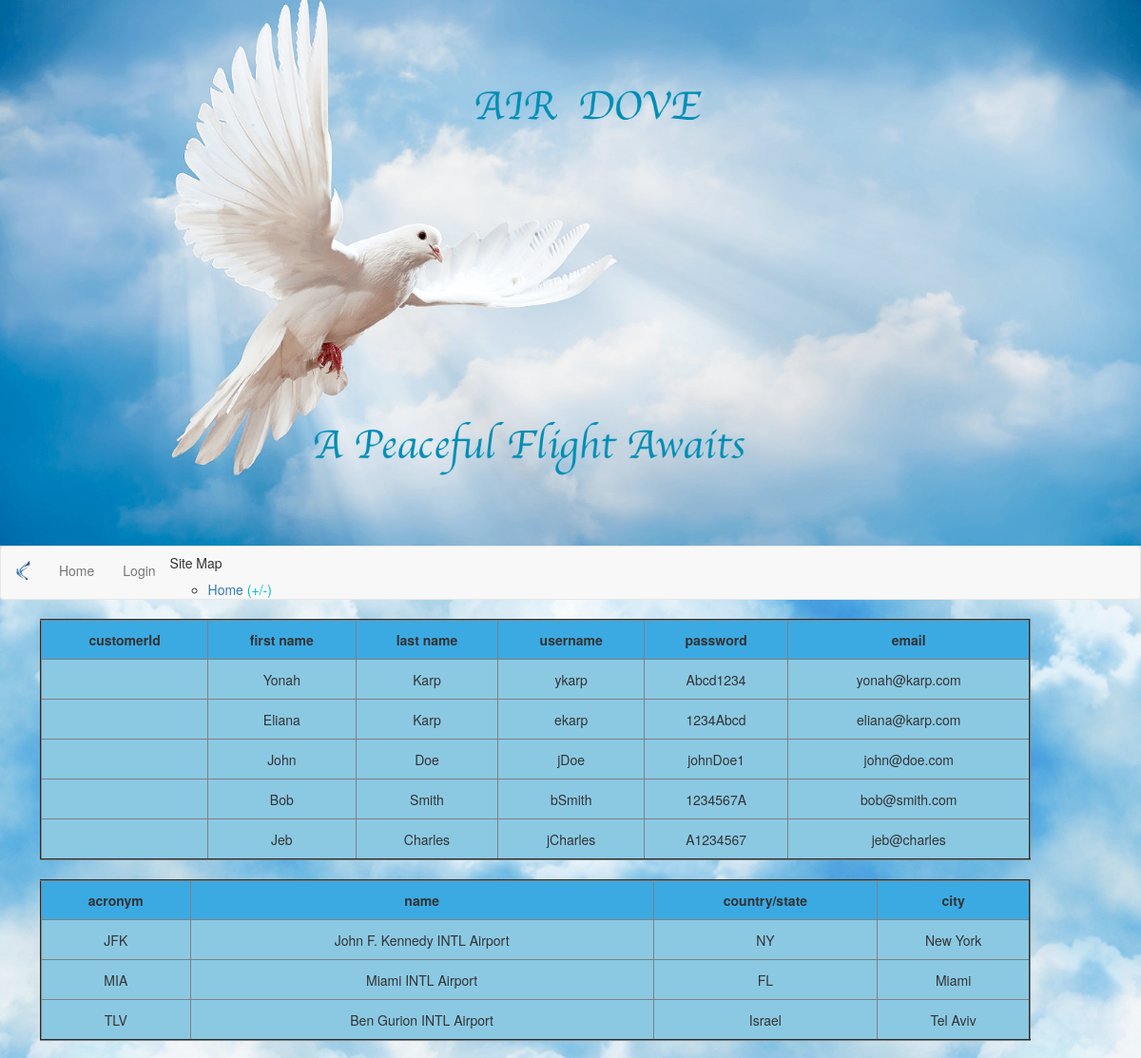
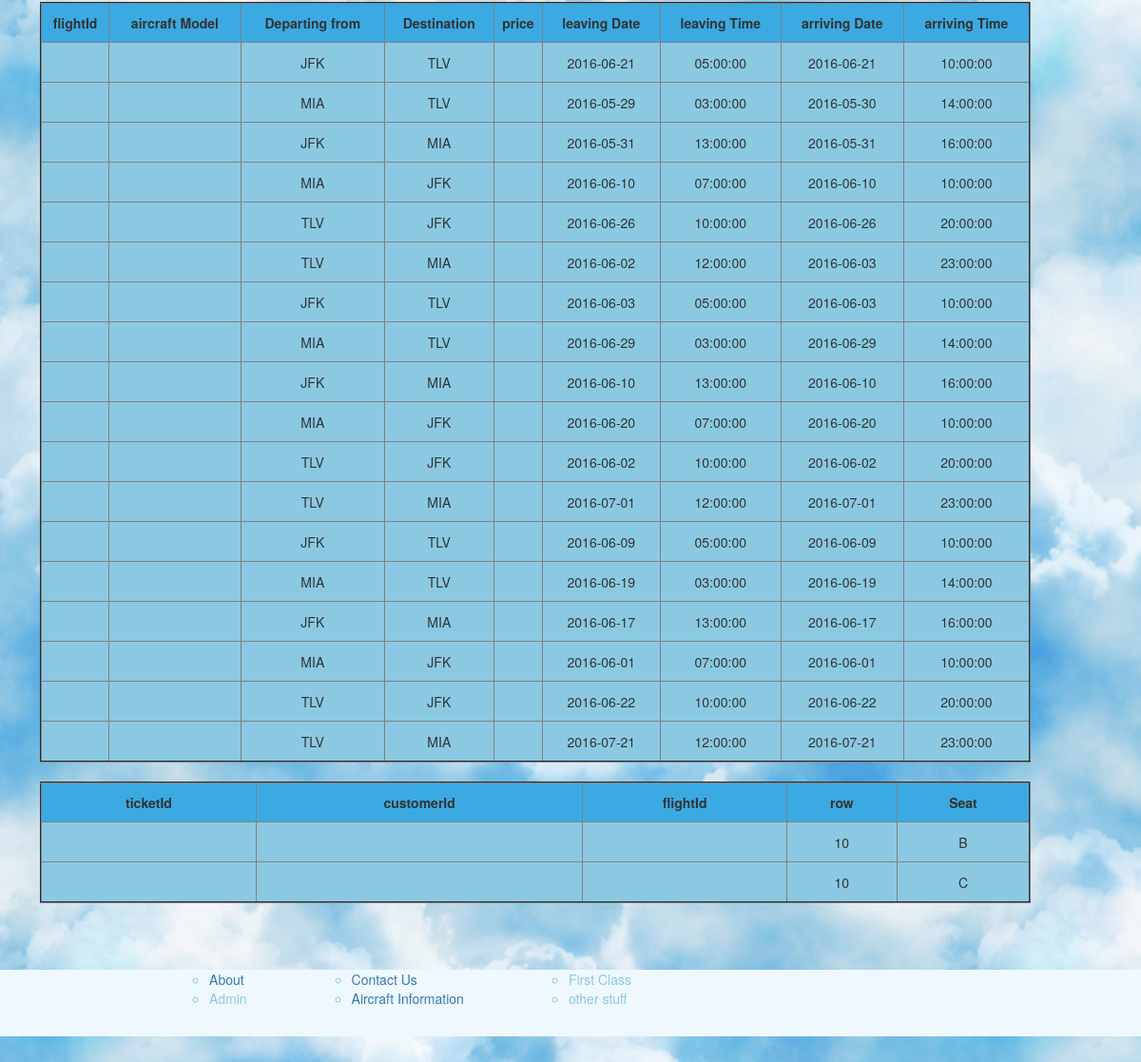
The app's page /admin.php with its own data (2 pictures, top to bottom).
### tables this page shows
CREATE TABLE `customers` (
  `customerID` int(11) NOT NULL,
  `fname` varchar(45) DEFAULT NULL,
  `lname` varchar(45) DEFAULT NULL,
  `username` varchar(45) DEFAULT NULL,
  `pass` varchar(45) DEFAULT NULL,
  `email` varchar(45) DEFAULT NULL,
  PRIMARY KEY (`customerID`)
);

CREATE TABLE `destinations` (
  `acronym` varchar(3) NOT NULL,
  `name` varchar(45) DEFAULT NULL,
  `country_state` varchar(45) DEFAULT NULL,
  `city` varchar(45) DEFAULT NULL,
  PRIMARY KEY (`acronym`)
);

CREATE TABLE `flights` (
  `flightID` int(11) NOT NULL,
  `aircraftModel` varchar(45) DEFAULT NULL,
  `fromLocation` varchar(3) DEFAULT NULL,
  `toLocation` varchar(3) DEFAULT NULL,
  `basePrice` double(16,2) DEFAULT NULL,
  `leavingDate` date DEFAULT NULL,
  `leavingTime` time DEFAULT NULL,
  `arrivingDate` date DEFAULT NULL,
  `arrivingTime` time DEFAULT NULL,
  PRIMARY KEY (`flightID`)
);

CREATE TABLE `tickets` (
  `ticketID` int(11) NOT NULL,
  `customerID` int(11) DEFAULT NULL,
  `flightID` int(11) DEFAULT NULL,
  `rowNumber` int(11) DEFAULT NULL,
  `seatLetter` varchar(1) DEFAULT NULL,
  `class` varchar(20) DEFAULT NULL,
  PRIMARY KEY (`ticketID`)
);

### admin.php (the view, shortened to what this page needs)
<!DOCTYPE html>
<?php
include("./header.php");
$dbhandle = mysqli_connect('localhost', 'root', '', 'Airdove');
?>
<div class="indent">
    <table border="2" class = "tablefull">
        <thead>
        <tr class="tableHead" >
            <th>customerId</th>
            <th>first name</th>
            <th>last name</th>
            <th>username</th>
            <th>password</th>
            <th>email</th>
        </tr>
        </thead>
        <tbody>
<?php
$result = mysqli_query($dbhandle, "Select * from customers");
while($rows = mysqli_fetch_assoc($result)){
?>
        <tr class = tableColumn>
            <td ><?php echo $rows['customerId'] ?> </td>
            <td><?php echo $rows['fname'] ?></td>
            <td><?php echo $rows['lname'] ?></td>
            <td><?php echo $rows['username'] ?></td>
            <td><?php echo $rows['pass'] ?></td>
            <td><?php echo $rows['email'] ?></td>
        </tr>
<?php
}
?>
        </tbody>
    </table>
    <br/>
    <table border="2" class = "tablefull">
        <thead>
        <tr class="tableHead" >
            <th>acronym</th>
            <th>name</th>
            <th>country/state</th>
            <th>city</th>
        </tr>
        </thead>
        <tbody>
<?php
$result = mysqli_query($dbhandle, "Select * from destinations");
while($rows = mysqli_fetch_assoc($result)){
?>
            <tr class = tableColumn>
                <td ><?php echo $rows['acronym'] ?> </td>
                <td><?php echo $rows['name'] ?></td>
                <td><?php echo $rows['country_state'] ?></td>
                <td><?php echo $rows['city'] ?></td>
            </tr>
<?php
}
?>
        </tbody>
    </table>
    <br/>
    <table border="2" class = "tablefull">
        <thead>
        <tr class="tableHead" >
            <th>flightId</th>
            <th>aircraft Model</th>
            <th>Departing from</th>
            <th>Destination</th>
            <th>price</th>
            <th>leaving Date</th>
            <th>leaving Time</th>
            <th>arriving Date</th>
            <th>arriving Time</th>
        </tr>
        </thead>
        <tbody>
        <?php
        $result = mysqli_query($dbhandle, "Select * from flights");
        while($rows = mysqli_fetch_assoc($result)){
            ?>
            <tr class = tableColumn>
                <td ><?php echo $rows['flightId'] ?> </td>
                <td><?php echo $rows['airCraftModel'] ?></td>
                <td><?php echo $rows['fromLocation'] ?></td>
                <td><?php echo $rows['toLocation'] ?></td>
                <td><?php echo $rows['price'] ?></td>
                <td><?php echo $rows['leavingDate'] ?></td>
                <td><?php echo $rows['leavingTime'] ?></td>
                <td><?php echo $rows['arrivingDate'] ?></td>
                <td><?php echo $rows['arrivingTime'] ?></td>
            </tr>
<?php
}
?>
        </tbody>
    </table>
    <br/>
    <table border="2" class = "tablefull">
        <thead>
        <tr class="tableHead" >
            <th>ticketId</th>
            <th>customerId</th>
            <th>flightId</th>
            <th>row</th>
            <th>Seat</th>
        </tr>
        </thead>
        <tbody>
        <?php
        $result = mysqli_query($dbhandle, "Select * from tickets");
        while($rows = mysqli_fetch_assoc($result)){
            ?>
            <tr class = tableColumn>
                <td ><?php echo $rows['ticketId'] ?> </td>
                <td><?php echo $rows['customerId'] ?></td>
                <td><?php echo $rows['flightId'] ?></td>
                <td><?php echo $rows['rowNumber'] ?></td>
                <td><?php echo $rows['seatLetter'] ?></td>
            </tr>
<?php
}
?>
        </tbody>
    </table>
</div>
<?php
include("./footer.php");
?>

### header.php (shortened to what this page needs)
<!DOCTYPE html>
<html lang='en'>
    <head>\n"
        <link rel='stylesheet' href='http://maxcdn.bootstrapcdn.com/bootstrap/3.3.5/css/bootstrap.min.css'>
        <link rel="stylesheet" href="jquery-ui.min.css">
        <link rel='stylesheet' href='stylesheet.css'>
    </head>
    <body>
        <img id='overHeader' src='img/AirDove.png'>
        <div id= "header">
            <nav class="navbar navbar-default">
            <div id="navbar-header">
                <img class="navbar-brand" src="img/Logo.png">
            </div>
            <div class="collapse navbar-collapse">
                <ul class="nav navbar-nav">
                    <li><a class = "a" href="./Index.php">Home</a></li>
                    <li><a class = "a" href="./login.php">Login</a></li>
                    <li>
                        <?php include("./siteMap.php")?>
                    </li>
                </ul>
            </div>
            </nav>
        </div>

### siteMap.php (shortened to what this page needs)
<!DOCTYPE html>
<div>
    <h5>Site Map</h5>
    <UL>
        <li ><a href="Index.php">Home  </a><a class="siteMap">(+/-)</a></li>
    </UL>
</div>

### footer.php
<?php
echo '<div id ="footer">';
echo    '<ul>';
echo        '<ul>';
echo            '<li><a href="about.php">About</a></li>';
if(isset($_COOKIE['userId'])){
    if($_COOKIE['userId'] == 0){
        echo            '<li><a id ="admin" href="admin.php">Admin</a></li>';
    }else
        echo            '<li>Admin</li>';
}else
    echo            '<li>Admin</li>';
echo        '</ul>';
echo        '<ul>';
echo            '<li><a href="Contact Us.php">Contact Us</a></li>';
echo            '<li><a href="aircraft info.php">Aircraft Information</a></li>';
echo        '</ul>';
echo        '<ul>';
echo            '<li>First Class</li>';
echo            '<li>other stuff</li>';
echo        '</ul>';
echo    '</ul>';
echo '</div>';
echo '</body>';
echo '</html>';
?>

### stylesheet.css (style rules this page uses)
#overHeader { width: 100%; }
#header { width: 100%; }
body { background-image: url("./img/clouds.jpg"); margin-top: -2em; }
#footer { color: #8bc9e3; height: 5em; background-color: aliceblue; width: 100%; bottom: 0; padding-top: -15em; clear: both; }
#footer ul { margin-left: 5em; margin-right: auto; }
#footer ul ul { display: inline-block; }
.indent { margin-left: 3em; margin-bottom: 5em; }
.tablefull { width: 90%; }
.tableHead { background-color: #3baae3; width: 90%; height: 3em; }
.tableColumn { background-color: #8bc9e3; width: 90%; height: 3em; }
td, th { text-align: center; }
.siteMap { color: #00bfbf; }

### records on screen
customers: fname "Yonah", lname "Karp", username "ykarp", pass "Abcd1234", email "yonah@karp.com"
customers: fname "Eliana", lname "Karp", username "ekarp", pass "1234Abcd", email "eliana@karp.com"
customers: fname "John", lname "Doe", username "jDoe", pass "johnDoe1", email "john@doe.com"
customers: fname "Bob", lname "Smith", username "bSmith", pass "1234567A", email "bob@smith.com"
customers: fname "Jeb", lname "Charles", username "jCharles", pass "A1234567", email "jeb@charles"
destinations: acronym "JFK", name "John F. Kennedy INTL Airport", country_state "NY", city "New York"
destinations: acronym "MIA", name "Miami INTL Airport", country_state "FL", city "Miami"
destinations: acronym "TLV", name "Ben Gurion INTL Airport", country_state "Israel", city "Tel Aviv"
flights: fromLocation "JFK", toLocation "TLV", leavingDate "2016-06-21", leavingTime "05:00:00", arrivingDate "2016-06-21", arrivingTime "10:00:00"
flights: fromLocation "MIA", toLocation "TLV", leavingDate "2016-05-29", leavingTime "03:00:00", arrivingDate "2016-05-30", arrivingTime "14:00:00"
flights: fromLocation "JFK", toLocation "MIA", leavingDate "2016-05-31", leavingTime "13:00:00", arrivingDate "2016-05-31", arrivingTime "16:00:00"
flights: fromLocation "MIA", toLocation "JFK", leavingDate "2016-06-10", leavingTime "07:00:00", arrivingDate "2016-06-10", arrivingTime "10:00:00"
flights: fromLocation "TLV", toLocation "JFK", leavingDate "2016-06-26", leavingTime "10:00:00", arrivingDate "2016-06-26", arrivingTime "20:00:00"
flights: fromLocation "TLV", toLocation "MIA", leavingDate "2016-06-02", leavingTime "12:00:00", arrivingDate "2016-06-03", arrivingTime "23:00:00"
flights: fromLocation "JFK", toLocation "TLV", leavingDate "2016-06-03", leavingTime "05:00:00", arrivingDate "2016-06-03", arrivingTime "10:00:00"
flights: fromLocation "MIA", toLocation "TLV", leavingDate "2016-06-29", leavingTime "03:00:00", arrivingDate "2016-06-29", arrivingTime "14:00:00"
flights: fromLocation "JFK", toLocation "MIA", leavingDate "2016-06-10", leavingTime "13:00:00", arrivingDate "2016-06-10", arrivingTime "16:00:00"
flights: fromLocation "MIA", toLocation "JFK", leavingDate "2016-06-20", leavingTime "07:00:00", arrivingDate "2016-06-20", arrivingTime "10:00:00"
flights: fromLocation "TLV", toLocation "JFK", leavingDate "2016-06-02", leavingTime "10:00:00", arrivingDate "2016-06-02", arrivingTime "20:00:00"
flights: fromLocation "TLV", toLocation "MIA", leavingDate "2016-07-01", leavingTime "12:00:00", arrivingDate "2016-07-01", arrivingTime "23:00:00"
flights: fromLocation "JFK", toLocation "TLV", leavingDate "2016-06-09", leavingTime "05:00:00", arrivingDate "2016-06-09", arrivingTime "10:00:00"
flights: fromLocation "MIA", toLocation "TLV", leavingDate "2016-06-19", leavingTime "03:00:00", arrivingDate "2016-06-19", arrivingTime "14:00:00"
flights: fromLocation "JFK", toLocation "MIA", leavingDate "2016-06-17", leavingTime "13:00:00", arrivingDate "2016-06-17", arrivingTime "16:00:00"
flights: fromLocation "MIA", toLocation "JFK", leavingDate "2016-06-01", leavingTime "07:00:00", arrivingDate "2016-06-01", arrivingTime "10:00:00"
flights: fromLocation "TLV", toLocation "JFK", leavingDate "2016-06-22", leavingTime "10:00:00", arrivingDate "2016-06-22", arrivingTime "20:00:00"
flights: fromLocation "TLV", toLocation "MIA", leavingDate "2016-07-21", leavingTime "12:00:00", arrivingDate "2016-07-21", arrivingTime "23:00:00"
tickets: rowNumber "10", seatLetter "B"
tickets: rowNumber "10", seatLetter "C"
